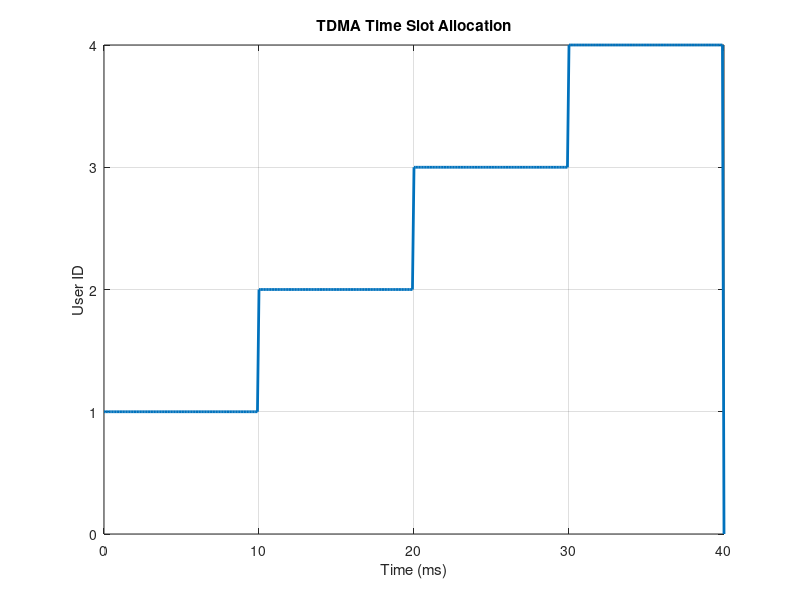
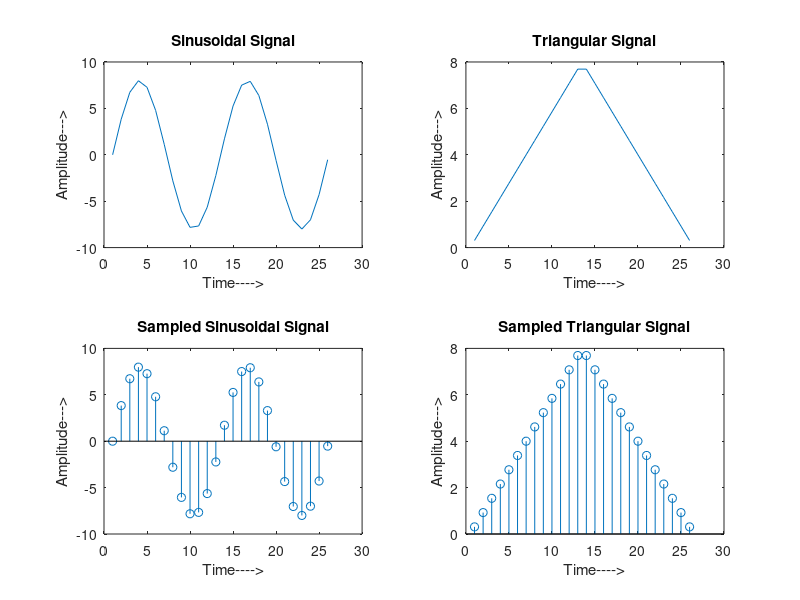
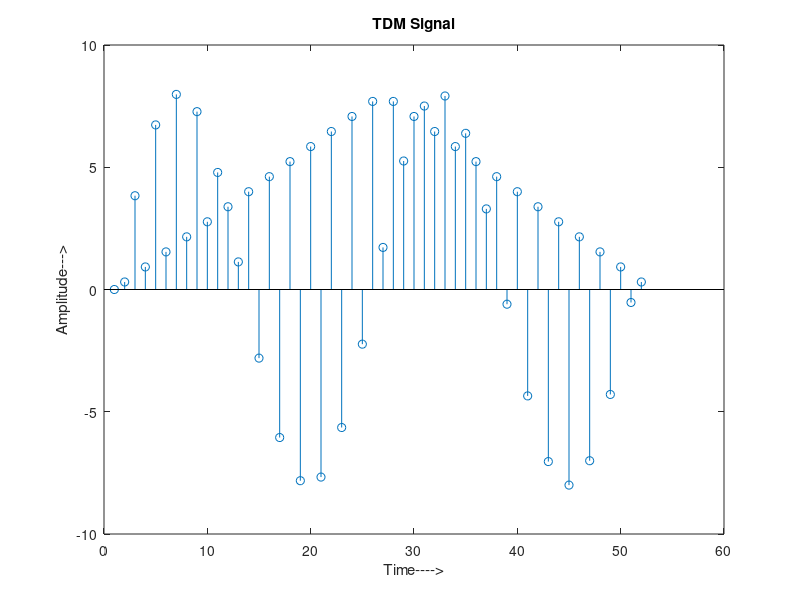
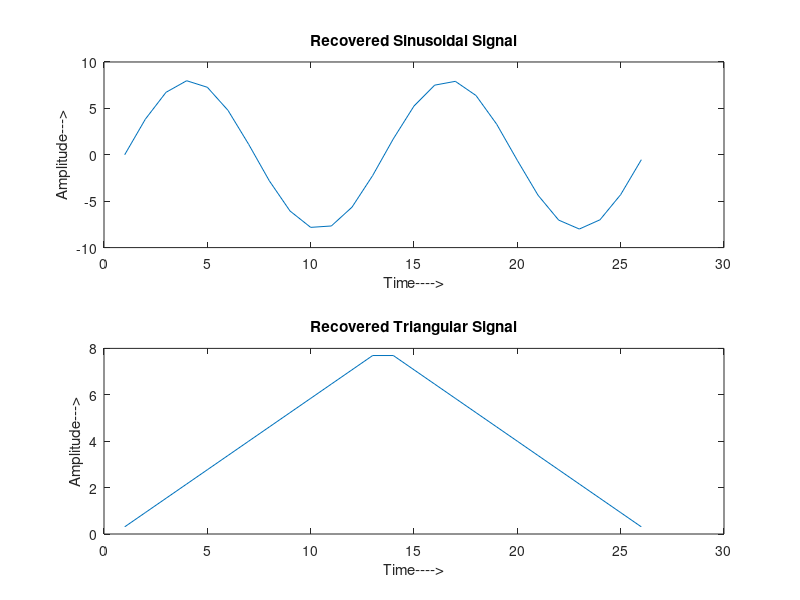

Here is the MATLAB script that generated these plots, in order:
clc; 
clear; 
% Number of users 
N = 4; 
% Time per slot (in ms) 
T_slot = 10; 
% Total time 
T_total = N * T_slot; 
t = 0:0.1:T_total;  % time axis 
signal = zeros(size(t)); 
% Assign signal values for each user's time slot 
for i = 1:N 
    start_time = (i - 1) * T_slot; 
    end_time = i * T_slot; 
    idx = find(t >= start_time & t < end_time); 
    signal(idx) = i;  % user i transmits 
end 
% Plotting 
figure(1); 
plot(t, signal, 'LineWidth', 2); 
xlabel('Time (ms)'); 
ylabel('User ID'); 
title('TDMA Time Slot Allocation'); 
grid on; 

%signal generation
x=0:0.5:4*pi; % signal taken upto 4pi
sig1=8*sin(x); % generate ist sinusoidal signal
l=length(sig1);
sig2=8*triang(l); % generate 2nd traiangular signal

%display both signal
figure(2);
subplot(2,2,1);
plot(sig1);
title('Sinusoidal Signal');
ylabel('Amplitude--->');
xlabel('Time---->');

subplot(2,2,2);
plot(sig2);
title('Triangular Signal');
ylabel('Amplitude--->');
xlabel('Time---->');


%display both sampled signal
subplot(2,2,3);
stem(sig1);
title('Sampled Sinusoidal Signal');
ylabel('Amplitude--->');
xlabel('Time---->');
subplot(2,2,4);
stem(sig2);
title('Sampled Triangular Signal');
ylabel('Amplitude--->');
xlabel('Time---->');
l1=length(sig1);
l2=length(sig2);

for i=1:l1
  sig(1,i)=sig1(i);   % making both row vector to a matriz
  sig(2,i)=sig2(i);
end;


%TDM of both quantize signal
tdmsig=reshape(sig,1,2*l1);

% display tdm signal
figure(3);
stem(tdmsig);
title('TDM Signal');
ylabel('Amplitude--->');
xlabel('Time---->');

%demultiplexing of tdm signal
demux=reshape(tdmsig,2,l1);
for i=1:l1
  sig3(i)=demux(1,i);   % converting the matriz into row vectores
  sig4(i)=demux(2,i);
end

% display demultiplexed signal

figure(4);
subplot(2,1,1)
plot(sig3);
title('Recovered Sinusoidal Signal');
ylabel('Amplitude--->');
xlabel('Time---->');

subplot(2,1,2)
plot(sig4);
title('Recovered Triangular Signal');
ylabel('Amplitude--->');
xlabel('Time---->');